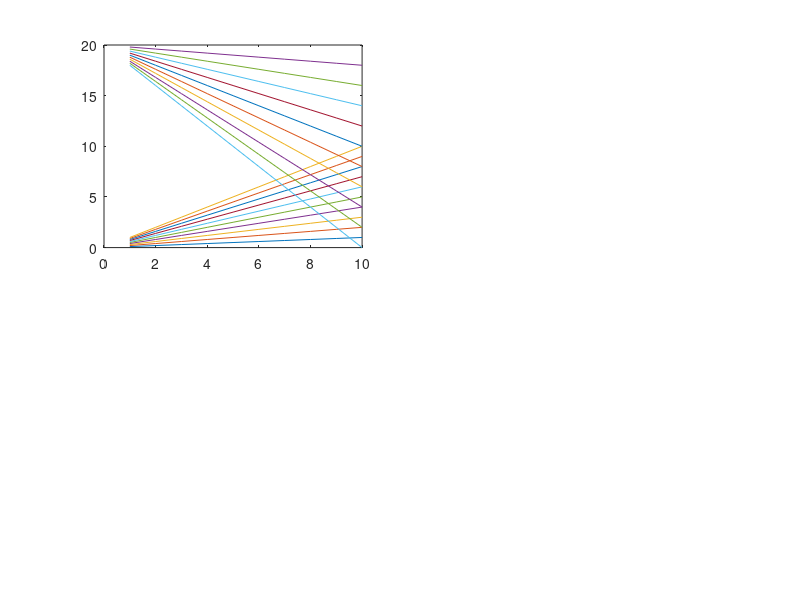

Recreate this plot in MATLAB. (Note: this script raises an error after producing the figure.)
numBasis = 2;
A1 = repmat(1:10, 10,1);
A1 = A1 .* repmat((0.1:0.1:1)', 1, 10);
A2 = (repmat(10, 10, 10) - A1) * 2;
B = repmat(1:10, 10,1);
A1 = [A1, B];
A2 = [A2, B];
A = [A1; A2];
A = A';
subplot(2, 2, 1);
plot(A(11:20, :), A(1:10, :));

meanVector = determineMeanVector(A);

A = determineMeanSubtracted(A, meanVector);
subplot(2, 2, 2);
plot(A(11:20, :), A(1:10, :));
 
[eigenvectors, eigenvalues] = eig(A' * A, 'vector');
[eigenvectors, eigenvalues] = eigsort(eigenvectors, eigenvalues);
 
U = determineBasis(A, eigenvectors);
reducedA = reduceData(U, numBasis, A, meanVector);

id = kmeans(reducedA', 2);

C = [median(reducedA(:, id==1), 2)'; median(reducedA(:, id==2), 2)'];

subplot(2, 2, 3);
if (numBasis > 1)
    plot(reducedA(1, id==1),reducedA(2, id==1),'r.','MarkerSize',12);
    hold on;
    plot(reducedA(1, id==2),reducedA(2, id==2),'b.','MarkerSize',12);
    plot(C(:,1),C(:,2),'kx', 'MarkerSize',15,'LineWidth',3);
    hold off;
end

reconstructedA = reconstructData(U, numBasis, reducedA, meanVector);
reconstructedC = reconstructData(U, numBasis, C', meanVector);
subplot(2, 2, 4);
plot(reconstructedA(11:20, (id == 1)), reconstructedA(1:10, (id == 1)), 'r');
hold on;
plot(reconstructedA(11:20, (id == 2)), reconstructedA(1:10, (id == 2)), 'b');
plot(reconstructedC(11:20, :), reconstructedC(1:10, :), 'black', 'linewidth', 2);
hold off;
% 
% errorTrain = reconstructEval(U, training, meanVector);
% errorTest = reconstructEval(U, test, meanVector);